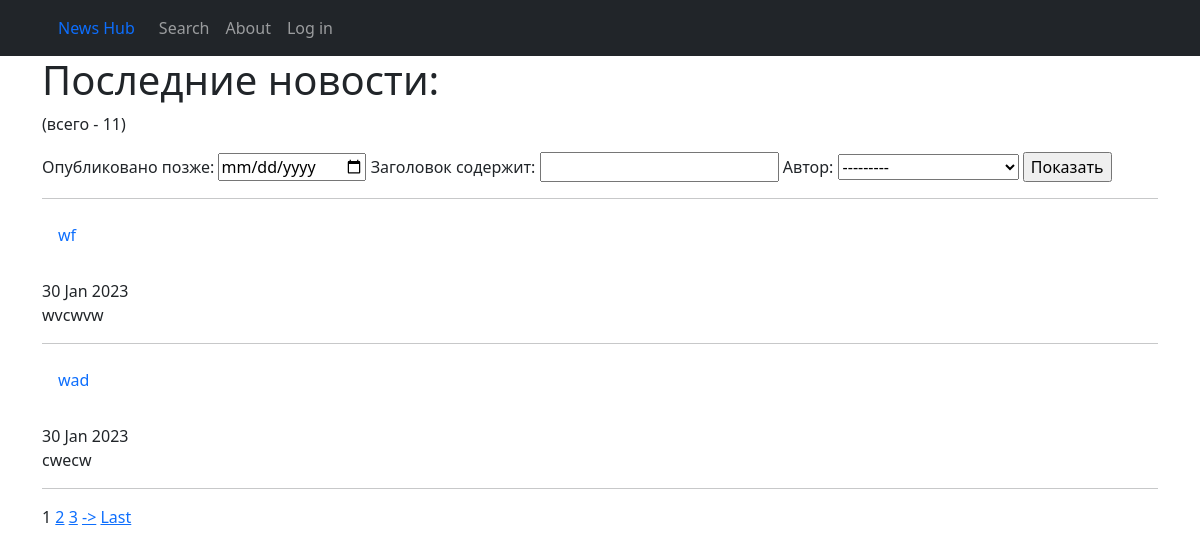
The page /search/ on the database as committed earlier.
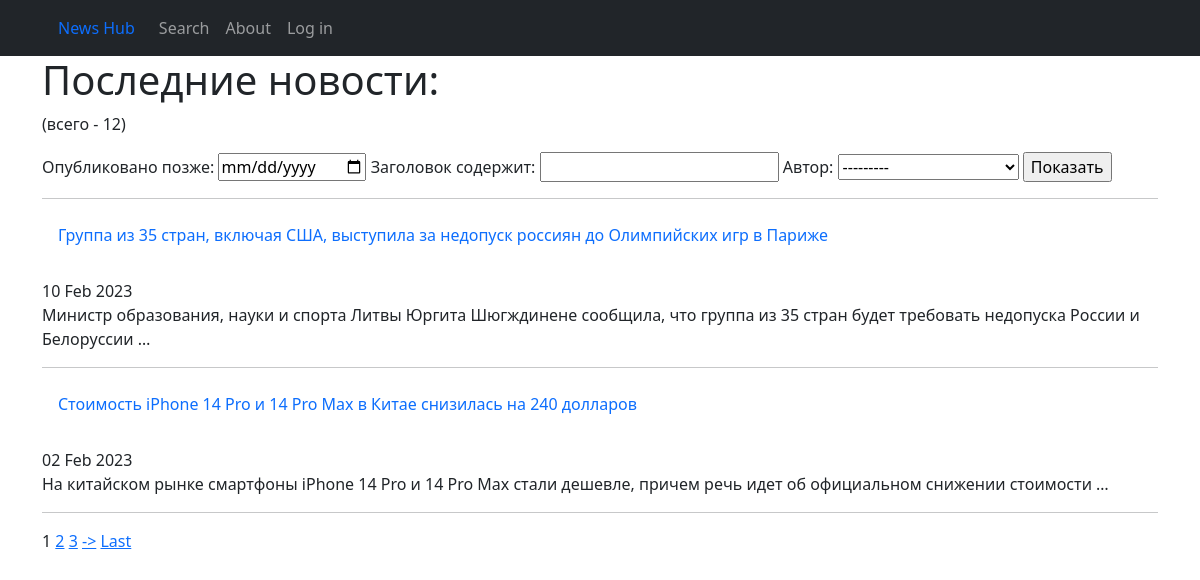
The same page on the database as committed later.
### news/models.py (models this page shows, shortened)
class Post(models.Model):
    author = models.ForeignKey(Author, on_delete=models.CASCADE)
    type = models.CharField(max_length=1, choices=POST_TYPES)
    creation_date = models.DateTimeField(auto_now_add=True)
    category = models.ManyToManyField(Category, through='PostCategory')
    title = models.CharField(max_length=255)
    text = models.TextField()
    _rating = models.IntegerField(default=0, db_column='rating')

### news/views.py (the view)
# urls.py: path('search/', PostSearch.as_view()),
class PostSearch(ListView):
    model = Post
    ordering = '-creation_date'
    template_name = 'posts_search.html'
    context_object_name = 'post_search'
    paginate_by = 2
    def get_filter(self):
        return PostFilter(self.request.GET, queryset=super().get_queryset())
    def get_queryset(self):
        return self.get_filter().qs
    def get_context_data(self, **kwargs):
        context = super().get_context_data(**kwargs)
        context['filter'] = PostFilter(self.request.GET, queryset=self.get_queryset())
        return context

### news/templatetags/custom_filters.py (called while the page is built)
@register.filter()
def censor(value, word):
    if isinstance(value, str):
        censored = word[0].lower() + '*' * (len(word) - 1)
        value = value.replace(word.lower(), censored)
        censored = censored.capitalize()
        value = value.replace(word.capitalize(), censored)
        return value
    else:
        raise TypeError('expected str')

### templates/posts_search.html (shortened to what this page needs)
{% extends 'flatpages/default.html' %}
{% load custom_filters %}
{% block content %}
    <h1>Последние новости:</h1>
    <p>(всего - {{ filter.qs|length }})</p>
    <form method="GET">
        {{ filter.form }}
        <input type="submit" value="Показать">
    </form>
    {% for post in post_search %}
        <hr>
        <a class="nav-link" href=../{{post.pk}}>{{ post.title|censor:'нефть' }}</a>
        <br>
        {{ post.creation_date|date:"d M Y" }}
        <br>
        {{ post.text|truncatewords:20|censor:'нефть' }}
        <br>
    {% endfor %}
    <hr>
    {% if is_paginated %}
        {% for num in page_obj.paginator.page_range %}
            {% if page_obj.number == num %}
                <a>{{ num }}</a>
            {% elif num > page_obj.number|add:'-3' and num < page_obj.number|add:'3' %}
                <a href="?page={{ num }}">{{ num }}</a>
            {% endif %}
        {% endfor %}
        {% if page_obj.has_next %}
            <a href="?page={{ page_obj.next_page_number }}">-></a>
            <a href="?page={{ page_obj.paginator.num_pages}}">Last</a>
        {% endif %}
    {% endif %}
{% endblock content %}

Rows that differ between the two databases and show on the page:
removed Post: title|censor "wf", creation_date "30 Jan 2023", text|censor "wvcwvw"
no longer on this page (row edited): Post: title|censor "wad", creation_date "30 Jan 2023", text|censor "cwecw"
added Post: title|censor "Группа из 35 стран, включая США, выступила за недопуск россиян до Олимпийских игр в Париже", creation_date "10 Feb 2023", text|censor "Министр образования, науки и спорта Литвы Юргита Шюгждинене сообщила, что группа из 35 стран будет требовать недопуска России и Белоруссии …"
added Post: title|censor "Стоимость iPhone 14 Pro и 14 Pro Max в Китае снизилась на 240 долларов", creation_date "02 Feb 2023", text|censor "На китайском рынке смартфоны iPhone 14 Pro и 14 Pro Max стали дешевле, причем речь идет об официальном снижении стоимости …"
Other text that changed with them:
{{ filter.qs|length }}: "11" → "12"
